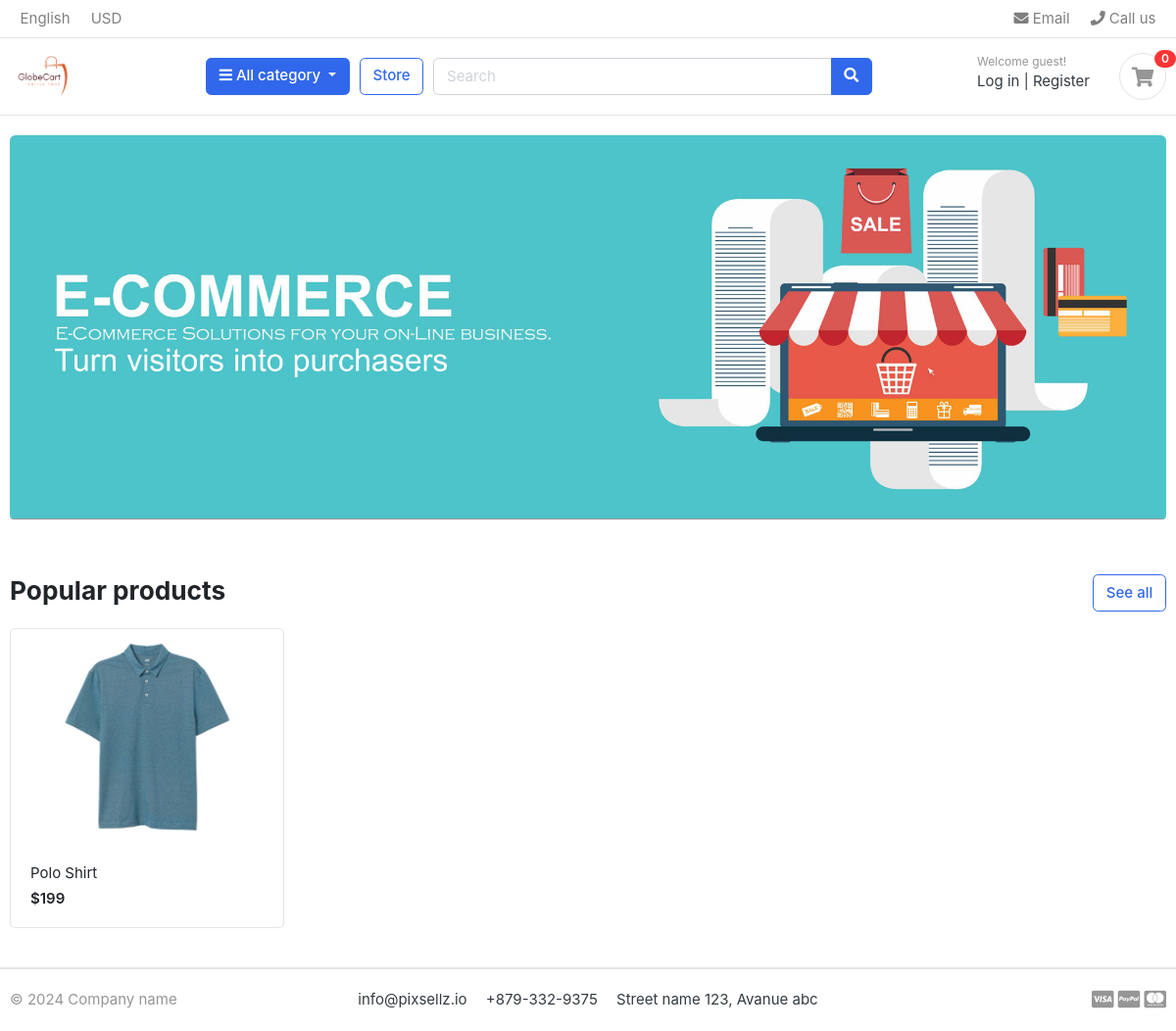
The page / on the database its author committed.
### store/models.py (models this page shows, shortened)
class Product(models.Model):
    product_name = models.CharField(max_length=200, unique=True)
    slug = models.SlugField(max_length=255, unique=True)
    description = models.TextField(max_length=500, blank=True)
    price = models.IntegerField()
    images = models.ImageField(upload_to='photos/products', )
    stock = models.IntegerField()
    is_available = models.BooleanField(default=True)
    category = models.ForeignKey(Category, on_delete=models.CASCADE)
    created_date = models.DateTimeField(auto_now_add=True)
    modified_date = models.DateTimeField(auto_now=True)
    def get_url(self):
        return reverse('product_detail', args=[self.category.slug, self.slug])

### eCommerceTech/views.py (the view)
# urls.py: path('', views.home, name='home'),
def home(request):
    products = Product.objects.all().filter(is_available=True)
    context = {
        'products': products,
    }
    return render(request, 'home.html',context)

### cart/context_processors.py (called while the page is built)
def counter(request):
    cart_count = 0
    if 'admin' in request.path:
        return {}
    else:
        try:
            cart = Cart.objects.filter(cart_id=_cart_id(request))
            if request.user.is_authenticated:
                cart_items = CartItem.objects.all().filter(user= request.user)
            else:
                cart_items = CartItem.objects.all().filter(cart=cart[:1])
            for cart_item in cart_items:
                cart_count += cart_item.quantity
        except Cart.DoesNotExist:
            cart_count = 0
    return dict(cart_count=cart_count)

### cart/views.py (called while the page is built)
def _cart_id(request):
    cart_id = request.session.get('cart_id')
    if not cart_id:
        cart_id = request.session.session_key
        if not cart_id:
            request.session.cycle_key()
            cart_id = request.session.session_key
        request.session['cart_id'] = cart_id
    return cart_id

### category/context_processors.py (called while the page is built)
def menu_links(request):
    links = Category.objects.all()
    return dict(links=links)

### category/models.py (called while the page is built)
    def get_url(self):
        return reverse('products_by_category', args=[self.slug])

### templates/home.html
{% extends 'base.html' %}
{% load static %}
{% block content %}
    <section class="section-intro padding-y-sm">
        <div class="container">
            <div class="intro-banner-wrap">
                <img src="{% static 'images/banners/banner.jpg' %}" class="img-fluid rounded">
            </div>
        </div>
    </section>
    <section class="section-name padding-y-sm">
        <div class="container">
            <header class="section-heading">
                <a href="{% url 'store' %}" class="btn btn-outline-primary float-right">See all</a>
                <h3 class="section-title">Popular products</h3>
            </header>
        <div class="row">
            {% for product in products %}
                <div class="col-md-3">
                    <div class="card card-product-grid">
                        <a href="{{ product.get_url }}" class="img-wrap"> <img src="{{ product.images.url }}">
                        </a>
                        <figcaption class="info-wrap">
                            <a href="{{ product.get_url }}" class="title">{{ product.product_name }}</a>
                            <div class="price mt-1">${{ product.price }}</div>
                        </figcaption>
                    </div>
                </div>
            {% endfor %}
        </div>
        </div>
    </section>
{% endblock content %}

### static/css/ui.css (style rules this page uses)
html { font-family: "Inter", sans-serif; font-size: 15px; }
.img-wrap { text-align: center; display: block; }
.img-wrap img { max-width: 100%; }
.padding-y-sm { padding-top: 20px; padding-bottom: 20px; }
.section-heading { margin-bottom: 20px; margin-top: 15px; }
.section-title { color: #212529; }
[class*=card-product] a.title { color: #212529; display: block; }
[class*=card-product] .img-wrap { overflow: hidden; position: relative; }
[class*=card-product] .img-wrap img { height: 100%; max-width: 100%; width: auto; display: inline-block; -o-object-fit: cover; object-fit: cover; }
.card-product-grid { margin-bottom: 20px; }
.card-product-grid .img-wrap { border-radius: 0.2rem 0.2rem 0 0; height: 220px; }
.card-product-grid .info-wrap { overflow: hidden; padding: 18px 20px; }
.card .img-wrap { overflow: hidden; }
.price { font-weight: 600; color: #212529; }

### rows shown on the page
Product: images (picture), product_name "Polo Shirt", price "199"

### other values the page prints
{{ cart_count }} "0"
